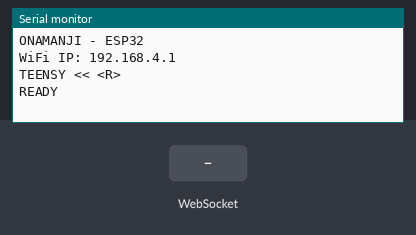
Bench run of a sketch on a simulated ESP32. Shown: the last lines printed to the serial monitor. Inputs (shaded band) come from the test bench. Random numbers use the default seed unless the sketch sets one.

Above: at 1.7 s.
1.8 s: WebSocket text "ROLL" received
At 3.0 s:
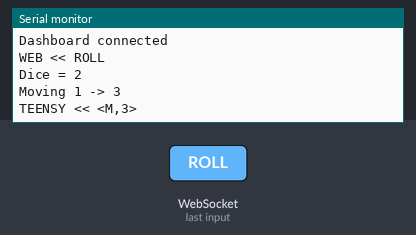
3.3 s: WebSocket text "RESET" received
At 4.7 s:
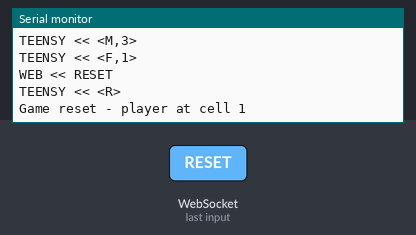
5.0 s: WebSocket text "SKIP" received
At 6.0 s:
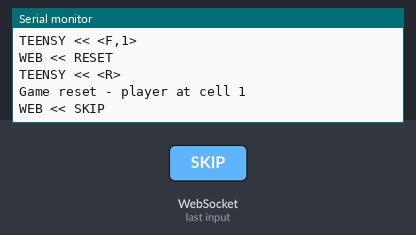
6.5 s: WebSocket text "CHALLENGE_SUCCESS" received
At 7.1 s:
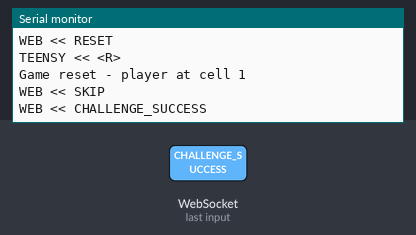
8.0 s: WebSocket text "STATE" received
At 9.2 s:
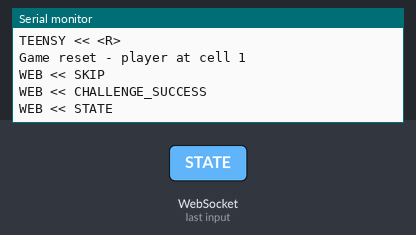
9.5 s: WebSocket text "0" received
At 10.6 s:
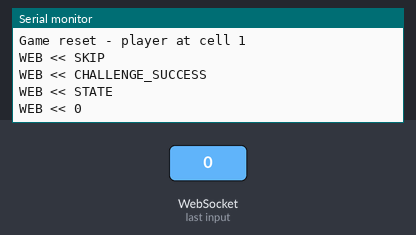

Measured:
- after the input at 1.8 s, the serial monitor: prints a new line at once (image 1)
- after the input at 3.3 s, the serial monitor: prints a new line after 0.20 s (image 2)
- after the input at 5.0 s, the serial monitor: prints a new line at once (image 3)
- after the input at 6.5 s, the serial monitor: prints a new line at once (image 4)
- after the input at 8.0 s, the serial monitor: prints a new line at once (image 5)
- after the input at 9.5 s, the serial monitor: prints a new line at once (image 6)

The sketch:

game-esp.ino
```cpp
#include <WiFi.h>
#include <WebServer.h>
#include <WebSocketsServer.h>

// ============================================================
// WIFI
// ============================================================
const char* WIFI_SSID = "MAVELI_GAME";
const char* WIFI_PASSWORD = "maveli123";

WebServer server(80);
WebSocketsServer webSocket(81);

// ============================================================
// ESP32 -> TEENSY
// ============================================================
HardwareSerial teensySerial(1);
#define TEENSY_RX 4
#define TEENSY_TX 5
#define TEENSY_BAUD 1500000

// ============================================================
// BOARD LAYOUT — must exactly match the Teensy's CELL_TYPES
// ============================================================
#define TOTAL_CELLS 20

enum CellType { BLANK = 0, TRIVIA = 1, VR = 2 };

const CellType CELL_TYPES[TOTAL_CELLS] = {
  BLANK,  BLANK, TRIVIA, BLANK,
  BLANK,  VR,    BLANK,  TRIVIA,
  BLANK,  BLANK, VR,     BLANK,
  TRIVIA, BLANK, BLANK,  VR,
  BLANK,  TRIVIA,BLANK,  BLANK
};

// Placeholder trivia bank — replace with your real Onam questions.
const char* TRIVIA_QUESTIONS[] = {
  "What flower carpet is made during Onam?",
  "Which king's return does Onam celebrate?",
  "What is the traditional Onam feast called?"
};
#define NUM_TRIVIA_QUESTIONS 3

// VR links, one per VR cell, in board order (cell 6, then cell 11, then cell 16).
const char* VR_URLS[] = {
  "https://uri-adi.vercel.app/",
  "https://level-2-memory.vercel.app/",
  "https://vallamkali.vercel.app/"
};

// Returns the VR link for a given board cell (1-indexed), or "" if that
// cell isn't a VR cell. Counts VR cells in order and matches to VR_URLS.
String vrUrlForCell(int cell) {
  int vrIndex = 0;
  for (int i = 0; i < TOTAL_CELLS; i++) {
    if (CELL_TYPES[i] == VR) {
      if (i == cell - 1) return String(VR_URLS[vrIndex]);
      vrIndex++;
    }
  }
  return "";
}

// ============================================================
// GAME STATE
// ============================================================
int playerCell = 1;
int diceValue = 0;
bool gameBusy = false;
bool gameWon = false;
bool awaitingChallenge = false;
CellType pendingType = BLANK;
String currentEvent = "READY";

// ============================================================
// TEENSY COMMS
// ============================================================
void sendTeensy(String command) {
  teensySerial.print("<");
  teensySerial.print(command);
  teensySerial.print(">");
  Serial.print("TEENSY << <"); Serial.print(command); Serial.println(">");
}

void broadcast(const String &message) {
  String copy = message;
  webSocket.broadcastTXT(copy);
}

void sendState() {
  broadcast("STATE," + String(playerCell) + "," + String(diceValue) + "," + currentEvent);
}

void logEvent(const String &message) {
  Serial.println(message);
  broadcast("LOG," + message);
}

// ============================================================
// MOVEMENT
// ============================================================
void movePlayerAnimated(int target) {
  target = constrain(target, 1, TOTAL_CELLS);
  currentEvent = "MOVING TO " + String(target);
  sendState();

  sendTeensy("M," + String(target));

  int steps = abs(target - playerCell);
  playerCell = target;
  delay(steps * 300 + 200); // matches Teensy's per-cell delay(300)

  sendState();
}

// ============================================================
// GAME ACTIONS
// ============================================================
void resetGame() {
  gameBusy = true;
  gameWon = false;
  awaitingChallenge = false;
  pendingType = BLANK;
  playerCell = 1;
  diceValue = 0;
  currentEvent = "RESETTING";

  broadcast("BUSY");
  broadcast("CHALLENGE_CLEAR");
  sendTeensy("R");
  delay(300);

  sendState();
  logEvent("Game reset - player at cell 1");
  delay(300);

  currentEvent = "READY";
  gameBusy = false;
  sendState();
  broadcast("READY");
}

void winGame() {
  gameWon = true;
  currentEvent = "YOU WIN!";
  sendState();
  logEvent("PLAYER REACHED CELL " + String(TOTAL_CELLS));
  sendTeensy("W");
  gameBusy = false;
  broadcast("READY");
  sendState();
}

void rollDice() {
  if (gameBusy || gameWon || awaitingChallenge) return;

  gameBusy = true;
  broadcast("BUSY");

  currentEvent = "ROLLING...";
  sendState();
  delay(500);

  diceValue = random(1, 7);
  currentEvent = "DICE = " + String(diceValue);
  sendState();
  logEvent("Dice = " + String(diceValue));
  delay(400);

  int target = playerCell + diceValue;

  if (target > TOTAL_CELLS) {
    currentEvent = "Need exact roll";
    sendState();
    logEvent("Roll too high");
    delay(500);
    gameBusy = false;
    broadcast("READY");
    return;
  }

  logEvent("Moving " + String(playerCell) + " -> " + String(target));
  movePlayerAnimated(target);

  if (playerCell == TOTAL_CELLS) {
    winGame();
    return;
  }

  CellType landed = CELL_TYPES[playerCell - 1];

  if (landed == TRIVIA) {
    awaitingChallenge = true;
    pendingType = TRIVIA;
    currentEvent = "TRIVIA! Answer on screen";
    sendState();
    sendTeensy("F,1");
    String q = TRIVIA_QUESTIONS[random(0, NUM_TRIVIA_QUESTIONS)];
    broadcast("CHALLENGE,TRIVIA," + String(q));
    return;
  }

  if (landed == VR) {
    awaitingChallenge = true;
    pendingType = VR;
    currentEvent = "VR CHALLENGE! Put on headset";
    sendState();
    sendTeensy("F,2");
    broadcast("CHALLENGE,VR," + vrUrlForCell(playerCell));
    return;
  }

  gameBusy = false;
  broadcast("READY");
  sendState();
}

void resolveChallenge(bool bonus) {
  if (!awaitingChallenge) return;

  awaitingChallenge = false;
  pendingType = BLANK;
  broadcast("CHALLENGE_CLEAR");

  if (bonus) {
    int target = min(playerCell + 1, TOTAL_CELLS);
    logEvent("Challenge passed - bonus move");
    movePlayerAnimated(target);
    if (playerCell == TOTAL_CELLS) {
      winGame();
      return;
    }
  } else {
    logEvent("Challenge skipped");
  }

  currentEvent = "READY";
  gameBusy = false;
  sendState();
  broadcast("READY");
}

// ============================================================
// WEBSOCKET
// ============================================================
void webSocketEvent(uint8_t client, WStype_t type, uint8_t *payload, size_t length) {
  if (type == WStype_CONNECTED) {
    Serial.println("Dashboard connected");
    String message = "STATE," + String(playerCell) + "," + String(diceValue) + "," + currentEvent;
    webSocket.sendTXT(client, message);
    return;
  }

  if (type != WStype_TEXT) return;

  String command;
  for (size_t i = 0; i < length; i++) command += (char)payload[i];
  command.trim();

  Serial.print("WEB << "); Serial.println(command);

  if (command == "ROLL") rollDice();
  else if (command == "RESET") resetGame();
  else if (command == "SKIP") resolveChallenge(false);
  else if (command == "CHALLENGE_SUCCESS") resolveChallenge(true);
}

// ============================================================
// HTML DASHBOARD
// ============================================================
const char PAGE[] PROGMEM = R"rawliteral(
<!DOCTYPE html>
<html>
<head>
<meta name="viewport" content="width=device-width,initial-scale=1">
<title>Onamanji</title>
<style>
* { box-sizing:border-box; }
body { margin:0; padding:15px; background:#080b10; color:white; font-family:Arial; max-width:600px; margin:auto; }
h1 { text-align:center; color:#00e5ff; margin:5px 0; }
.subtitle { text-align:center; color:#888; margin-bottom:15px; }
.card { background:#151a22; border-radius:12px; padding:15px; margin-bottom:12px; }
.stats { display:grid; grid-template-columns:1fr 1fr; gap:10px; }
.stat { background:#202631; padding:15px; border-radius:10px; text-align:center; }
.label { font-size:12px; color:#888; margin-bottom:5px; }
.value { font-size:32px; font-weight:bold; }
#dice { color:#ffd600; }
#event { text-align:center; font-size:20px; font-weight:bold; padding:5px; }
button, a.btn { display:block; width:100%; height:52px; line-height:52px; text-align:center; text-decoration:none; border:0; border-radius:10px; margin-top:9px; font-size:17px; font-weight:bold; }
#roll { background:#00e5ff; }
#reset { background:#333b48; color:white; }
#skipTrivia, #skipVr { background:#333b48; color:white; }
#triviaCard { display:none; border:2px solid #ffd600; }
#vrCard { display:none; border:2px solid #d32f2f; }
#vrOpen { background:#d32f2f; color:white; }
button:disabled { opacity:.35; }
#connection { text-align:center; margin:10px; color:#ffcc00; }
.connected { color:#00ff88 !important; }
#log { height:160px; overflow:auto; background:#080a0e; padding:10px; border-radius:8px; font-family:monospace; font-size:12px; white-space:pre-wrap; }
</style>
</head>
<body>

<h1>🌸 ONAMANJI</h1>
<div class="subtitle">20 × 20 Matrix — Onam Board Game</div>

<div class="card">
  <div class="stats">
    <div class="stat"><div class="label">CELL</div><div id="cell" class="value">1</div></div>
    <div class="stat"><div class="label">DICE</div><div id="dice" class="value">-</div></div>
  </div>
  <button id="roll" onclick="send('ROLL')">🎲 ROLL DICE</button>
</div>

<div class="card">
  <div class="label">CURRENT EVENT</div>
  <div id="event">READY</div>
</div>

<div class="card" id="triviaCard">
  <div class="label">TRIVIA</div>
  <div id="triviaQuestion" style="margin:10px 0;"></div>
  <button id="skipTrivia" onclick="send('SKIP')">⏭ SKIP</button>
</div>

<div class="card" id="vrCard">
  <div class="label">VR CHALLENGE</div>
  <p>Put on the Quest 3 headset and complete the challenge.</p>
  <a class="btn" id="vrOpen" href="#" target="_blank">Open VR Game ↗</a>
  <button id="skipVr" onclick="send('SKIP')">⏭ SKIP</button>
</div>

<div class="card">
  <button id="reset" onclick="send('RESET')">↻ RESET</button>
</div>

<div class="card">
  <div class="label">LIVE LOG</div>
  <div id="log"></div>
</div>

<div id="connection">Connecting...</div>

<script>
let socket;
const cellEl = document.getElementById("cell");
const dice = document.getElementById("dice");
const eventBox = document.getElementById("event");
const logBox = document.getElementById("log");
const roll = document.getElementById("roll");
const triviaCard = document.getElementById("triviaCard");
const vrCard = document.getElementById("vrCard");
const triviaQuestion = document.getElementById("triviaQuestion");

function log(text) {
  const time = new Date().toLocaleTimeString();
  logBox.textContent += "[" + time + "] " + text + "\n";
  logBox.scrollTop = logBox.scrollHeight;
}

function connect() {
  socket = new WebSocket("ws://" + location.hostname + ":81/");

  socket.onopen = function() {
    document.getElementById("connection").innerHTML = "● CONNECTED";
    document.getElementById("connection").className = "connected";
    log("Dashboard connected");
  };

  socket.onclose = function() {
    document.getElementById("connection").innerHTML = "● DISCONNECTED";
    document.getElementById("connection").className = "";
    setBusy(true);
    setTimeout(connect, 1000);
  };

  socket.onmessage = function(message) {
    const parts = message.data.split(",");

    if (parts[0] == "STATE") {
      cellEl.textContent = parts[1];
      dice.textContent = parts[2] == "0" ? "-" : parts[2];
      eventBox.textContent = parts.slice(3).join(",");
      return;
    }
    if (parts[0] == "LOG") { log(parts.slice(1).join(",")); return; }
    if (parts[0] == "BUSY") { setBusy(true); return; }
    if (parts[0] == "READY") { setBusy(false); return; }

    if (parts[0] == "CHALLENGE") {
      if (parts[1] == "TRIVIA") {
        triviaQuestion.textContent = parts.slice(2).join(",");
        triviaCard.style.display = "block";
        vrCard.style.display = "none";
      } else if (parts[1] == "VR") {
        const vrUrl = parts.slice(2).join(",");
        document.getElementById("vrOpen").href = vrUrl;
        vrCard.style.display = "block";
        triviaCard.style.display = "none";
      }
      return;
    }

    if (parts[0] == "CHALLENGE_CLEAR") {
      triviaCard.style.display = "none";
      vrCard.style.display = "none";
      return;
    }
  };
}

function setBusy(disabled) {
  roll.disabled = disabled;
}

function send(command) {
  if (socket && socket.readyState === WebSocket.OPEN) {
    socket.send(command);
    log("Command: " + command);
  }
}

connect();
</script>
</body>
</html>
)rawliteral";

void handleRoot() {
  server.send_P(200, "text/html", PAGE);
}

// ============================================================
// SETUP / LOOP
// ============================================================
void setup() {
  Serial.begin(115200);
  delay(500);
  Serial.println("ONAMANJI - ESP32");

  teensySerial.begin(TEENSY_BAUD, SERIAL_8N1, TEENSY_RX, TEENSY_TX);
  randomSeed(micros());

  WiFi.mode(WIFI_AP);
  WiFi.softAP(WIFI_SSID, WIFI_PASSWORD);
  Serial.print("WiFi IP: "); Serial.println(WiFi.softAPIP());

  server.on("/", handleRoot);
  server.begin();

  webSocket.begin();
  webSocket.onEvent(webSocketEvent);

  playerCell = 1;
  diceValue = 0;
  gameBusy = false;
  gameWon = false;
  awaitingChallenge = false;
  currentEvent = "READY";
  sendTeensy("R");

  Serial.println("READY");
}

void loop() {
  server.handleClient();
  webSocket.loop();
}
```
